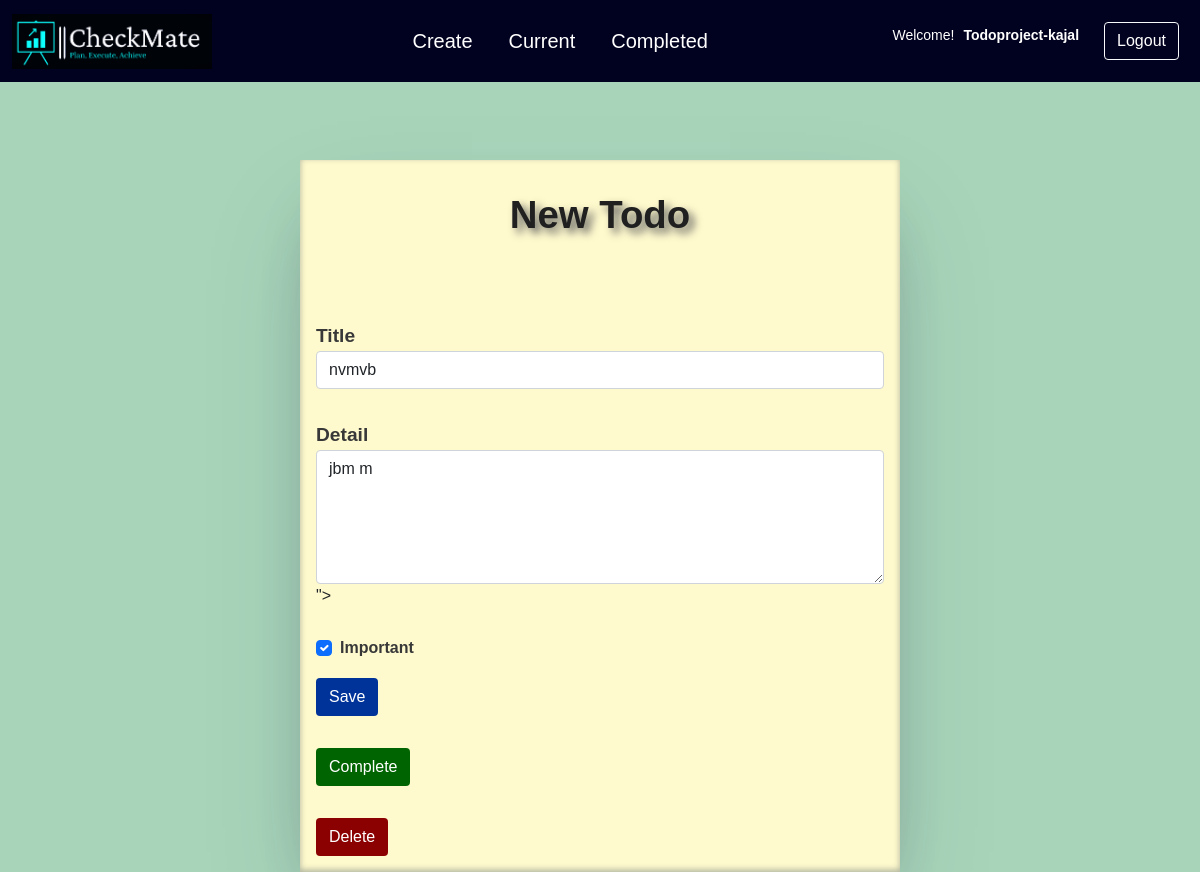
Page /todo/39/ (signed in) on the committed database.
### ToDoApp/models.py (models this page shows, shortened)
class Work(models.Model):
    user = models.ForeignKey(User, on_delete=models.CASCADE)
    title = models.CharField(max_length=100)
    journal = models.TextField(blank=True)
    created = models.DateTimeField(auto_now_add=True)
    completed = models.DateTimeField(null=True, blank=True)
    important = models.BooleanField(default=False)

### ToDoApp/views.py (the view, shortened to what this page needs)
# urls.py: path('todo/<int:todo_pk>/', user_views.viewtodo, name='viewtodo'),
@login_required
def viewtodo(request, todo_pk):
    todo = get_object_or_404(Work, pk=todo_pk, user=request.user)
    if request.method == 'GET':
        form = WorkForm(instance=todo)
        return render(request, 'ToDoApp/viewtodo.html', {'todo': todo, 'form': form})

### ToDoApp/forms.py
class WorkForm(forms.ModelForm):
    class Meta:
        model = Work
        fields = ['title', 'journal', 'important',]

### ToDoApp/templates/ToDoApp/viewtodo.html (shortened to what this page needs)
{% extends "base.html" %}
{% load static %}
{% block content %}
<div style="background-color:#FFFACD; margin-left: auto;
margin-right: auto; width:50%; height:60%; box-shadow: rgba(50, 50, 93, 0.25) 0px 50px 100px -20px, rgba(0, 0, 0, 0.3) 0px 30px 60px -30px, rgba(10, 37, 64, 0.35) 0px -2px 6px 0px inset;">
    <div class="row justify-content-center mt-5">
        <div class="col-md-5" style="margin-top:2rem; text-align:center;">
            <h2 style="color:#202020; font-weight: 700; font-size:2.4rem;text-align: center; text-shadow:5px 5px 8px #606060;">New Todo</h2>
        </div>
    </div>
    <div class="row justify-content-center mt-5">
        <div class="col-md-5" style="width:100%; margin-top:12px;">
            <form method="POST">
                <div class="form-group" style="padding:1rem;">
                    <label for="title" style="color:#383838; font-weight:bold; font-size:1.2rem;">Title</label>
                    <input type="text" name="title" class="form-control" id="title" value="{{ todo.title }}" required>
                </div>
                <div class="form-group" style="padding:1rem;">
                    <label for="journal" style="color:#383838; font-weight:bold; font-size:1.2rem;">Detail</label>
                    <textarea name="journal" rows="5" class="form-control" id="journal" value="{{ form.journal }}"></textarea>
                </div>
                <div class="form-group form-check" style=" margin-left:1rem; margin-top:12px; ">
                    <input type="checkbox" name="important" class="form-check-input" id="important" {% if todo.important %}checked{% endif %}>
                    <label class="form-check-label" for="important" style="color:#383838; font-weight:bold; font-size:1rem;">Important</label>
                </div>
                <div style="display: inline-block;height:20%;">
                <button type="submit" class="btn btn" style="margin:1rem; background-color:#003399;color:white;">Save</button>
                </form>
                <form  method="POST" action="{% url 'completetodo' todo.id %}">
                <button type="submit" class="btn btn"  style="margin:1rem; background-color:darkgreen;color:white;">Complete</button>
                </form>
                <form  method="POST" action="{% url 'deletetodo' todo.id %}">
                <button type="submit" class="btn btn"  style="margin:1rem; background-color:darkred;color:white;">Delete</button>
                </form>
            </div>
        </div>
    </div>
{% endblock %}

### templates/base.html (shortened to what this page needs)
{% load static %}
<!doctype html>
<html lang="en">
  <head>
    <link href="https://cdn.jsdelivr.net/npm/bootstrap@5.0.2/dist/css/bootstrap.min.css" rel="stylesheet">
    <link rel="stylesheet" href="https://maxcdn.bootstrapcdn.com/font-awesome/4.7.0/css/font-awesome.min.css">
    <link rel="stylesheet" href="{% static "app.css" %}" />
  </head>
  <body class="backgroundi">
    <nav class="navbar navbar-expand-lg navbar-dark" >
      <div class="container-fluid">
        <a class="navbar-brand" href="{% url 'home' %}"><img src="{% static "images/pic.png"%}" style="height: 55px; width: 200px;"></a>
        <div class="collapse navbar-collapse" id="navbarSupportedContent">
          {% if user.is_authenticated %}
          <ul class="navbar-nav ms-auto mb-2 mb-lg-0">
            <li class="nav-item">
              <a class="nav-link active "aria-current="page" href="{% url "createtodo" %}">Create</a>
            </li>
            <li class="nav-item">
              <a class="nav-link active " aria-current="page "href="{% url "currentuser" %}">Current</a>
            </li>
            <li class="nav-item">
                <a class="nav-link active " aria-current="page "href="{% url "completedtodo" %}">Completed</a>
              </li>
          </ul>
          {% endif %}
          <ul class="navbar-nav ms-auto mb-2 mb-lg-0">
            {% if user.is_authenticated %}
            <div style="margin-right:1rem; margin-top:10px;">
              <small class="title " style="color:white; ">Welcome!<b style="margin-left:9px;">{{user.username}} </b> </small>
            </div>
              <li class="nav-but">
                <a class="btn btn-outline-light" href="{% url 'logoutuser' %}">Logout</a>
              </li>
            {% endif %}
          </ul>
        </div>
      </div>
    </nav>
    <section style="margin-top: 10rem;">
    {% block content %}
    {% endblock %}
  </body>
</html>

### static/app.css (style rules this page uses)
body { margin: 0; padding: 0; font-family: 'Poppins', sans-serif; }
.navbar { width: 100%; position: fixed; top: 0; left: 0; background-color: rgb(1, 1, 32); z-index: 1; }
.navbar .navbar-nav .nav-item a { padding: 18px; font-size: 1.25rem; }
.navbar .navbar-nav .nav-but { padding: 9px; }
.backgroundi { background-color: #A8D5BAFF; background-repeat: no-repeat; background-size: cover; }
a:link { color: #fff; text-decoration: none; }

### rows in the picture
Work: title "nvmvb", journal "jbm m", important "☑"

### other values in the picture
{{ user.username }} "Todoproject-kajal"
